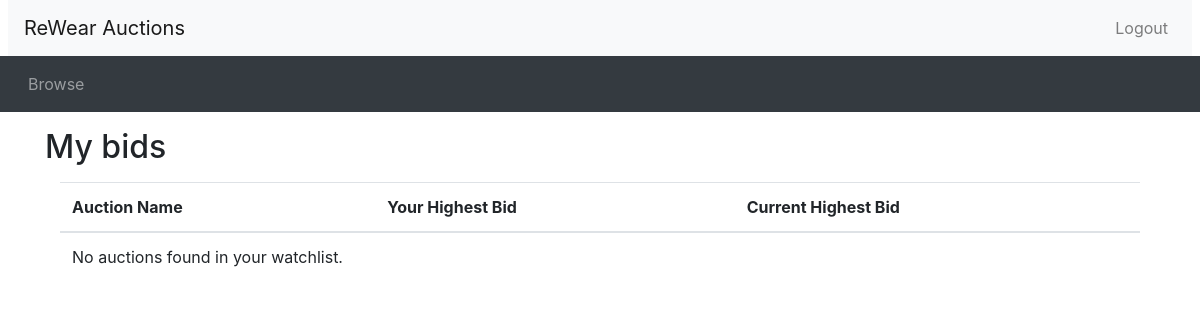
The page /mybids.php (signed in) on the database as committed earlier.
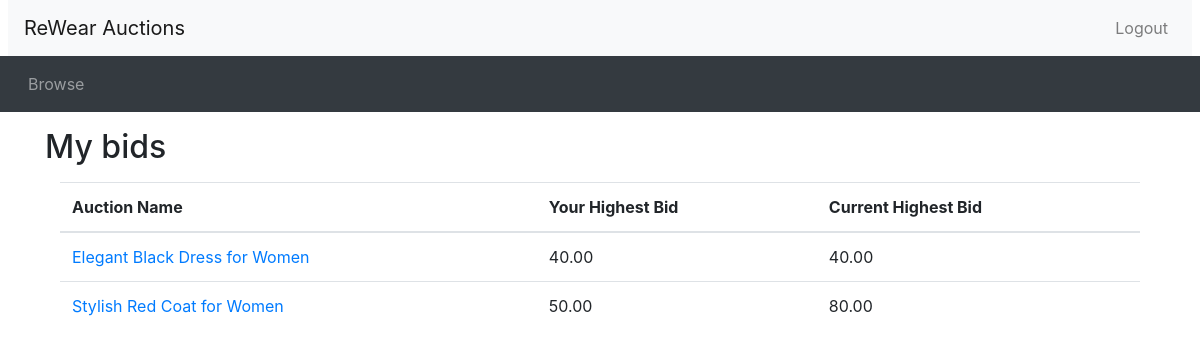
The same page on the database as committed later.
### tables this page shows
CREATE TABLE Auctions (
    auctionID INT(10) AUTO_INCREMENT,
    auctionStartDate DATETIME NOT NULL,
    auctionEndDate DATETIME NOT NULL,
    auctionStartingPrice DOUBLE(10,2) NOT NULL, 
    auctionReservePrice DOUBLE(10,2),
    auctionName VARCHAR(100) NOT NULL,
    auctionDescription VARCHAR(500),
    auctionPicture VARCHAR(100),
    sellerID INT(10),
    categoryType VARCHAR(100),
    categoryColor VARCHAR(100),
    categoryGender VARCHAR(100),
    categorySize VARCHAR(100),
    PRIMARY KEY(auctionID),
    FOREIGN KEY (sellerID) REFERENCES Users (userID) ON UPDATE CASCADE ON DELETE CASCADE,
    FOREIGN KEY (categoryType) REFERENCES CategoryClothsType (categoryType) ON UPDATE CASCADE ON DELETE RESTRICT,
    FOREIGN KEY (categoryColor) REFERENCES CategoryColorType (categoryColor) ON UPDATE CASCADE ON DELETE RESTRICT,
    FOREIGN KEY (categoryGender) REFERENCES categoryGenderType (categoryGender) ON UPDATE CASCADE ON DELETE RESTRICT,
    FOREIGN KEY (categorySize) REFERENCES categorySizeType (categorySize) ON UPDATE CASCADE ON DELETE RESTRICT
);

### database_connection.php (called while the page is built, shortened)
<?php
function connectMAC()
{
    $configFile = 'Database_host_MAC.txt';
    $configData = file($configFile, FILE_IGNORE_NEW_LINES | FILE_SKIP_EMPTY_LINES);
    $dbConfig = [];
    foreach ($configData as $line) {
       list($key, $value) = explode('=', $line);
       $dbConfig[$key] = $value;
    }
    $connection = mysqli_connect($dbConfig['host'], $dbConfig['username'], $dbConfig['password'], $dbConfig['DB_name']);
    return $connection;
}
function send_queryMAC($query)
{
    $connection = connectMAC();
    $result = mysqli_query($connection, $query);
    return $result;
}
?>

### mybids.php (the view, shortened to what this page needs)
<?php include_once("header.php")?>
<?php require_once("database_connection.php")?>
<div class="container">
<h2 class="my-3">My bids</h2>
<?php
$buyerID = $_SESSION['userID'];
$query = "SELECT a.auctionID, a.auctionName,
                 MAX(b1.bidValue) AS maxBuyerBidValue,
                 MAX(b2.bidValue) AS maxBidValue
          FROM Auctions a
          LEFT JOIN Bids b1 ON a.auctionID = b1.auctionID AND b1.buyerID = '$buyerID'
          LEFT JOIN Bids b2 ON a.auctionID = b2.auctionID
          WHERE b1.buyerID = '$buyerID'
          GROUP BY a.auctionID, a.auctionName";
$result = send_queryMAC($query);
?>
<div class="container">
    <table class="table">
        <thead>
            <tr>
                <th>Auction Name</th>
                <th>Your Highest Bid</th>
                <th>Current Highest Bid</th>
            </tr>
        </thead>
        <tbody>
            <?php
                if (mysqli_num_rows($result) > 0) {
                    while ($row = mysqli_fetch_assoc($result)) {
                      echo "<tr>";
                      echo "<td><a href='listing.php?item_id=" . htmlspecialchars($row['auctionID']) . "'>" . htmlspecialchars($row['auctionName']) . "</a></td>";
                      echo "<td>" . htmlspecialchars($row['maxBuyerBidValue']) . "</td>";
                      echo "<td>" . htmlspecialchars($row['maxBidValue']) . "</td>";
                      echo "</tr>";
                }
            } else {
                echo "<tr><td colspan='2'>No auctions found in your watchlist.</td></tr>";
            }
            ?>
        </tbody>
    </table>
</div>
<?php include_once("footer.php"); ?>

Rows that differ between the two databases and show on the page:
now on this page (row edited): auctions: auctionName "Elegant Black Dress for Women", maxBuyerBidValue "40.00", maxBidValue "40.00"
now on this page (row edited): auctions: auctionName "Stylish Red Coat for Women", maxBuyerBidValue "50.00", maxBidValue "80.00"
Other text that changed with them:
text no longer shown: "No auctions found in your watchlist."
